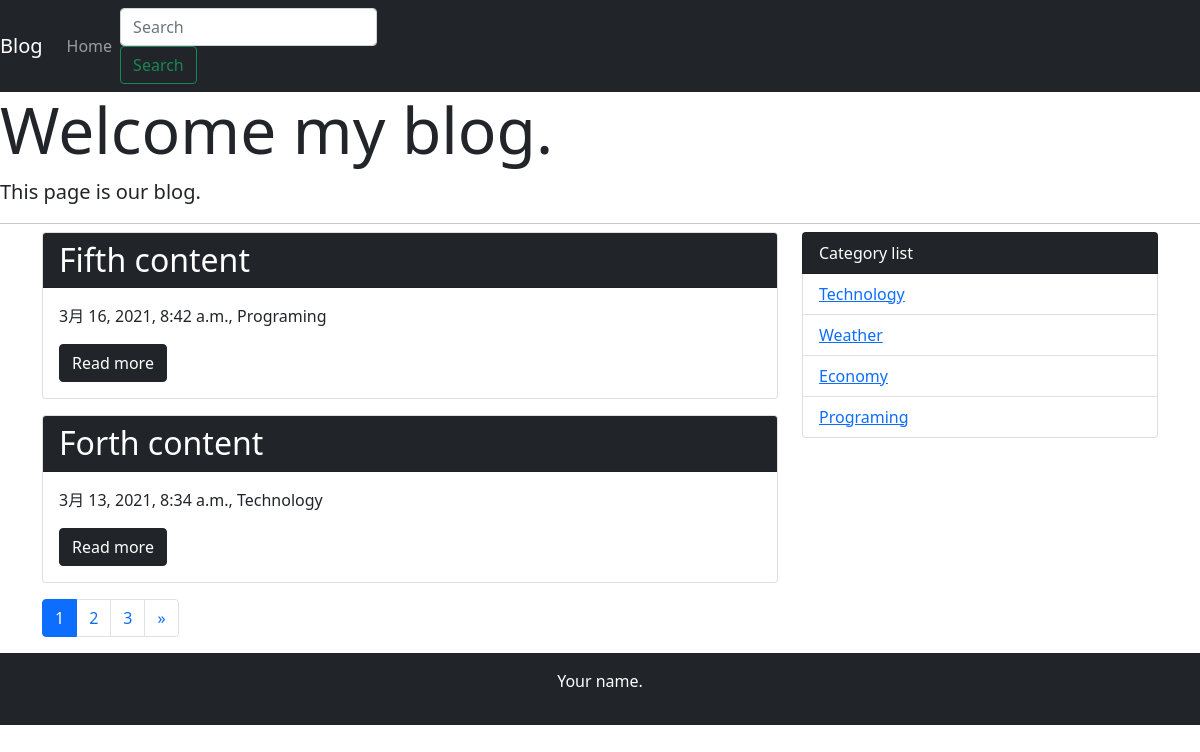
The app's page /, older data.
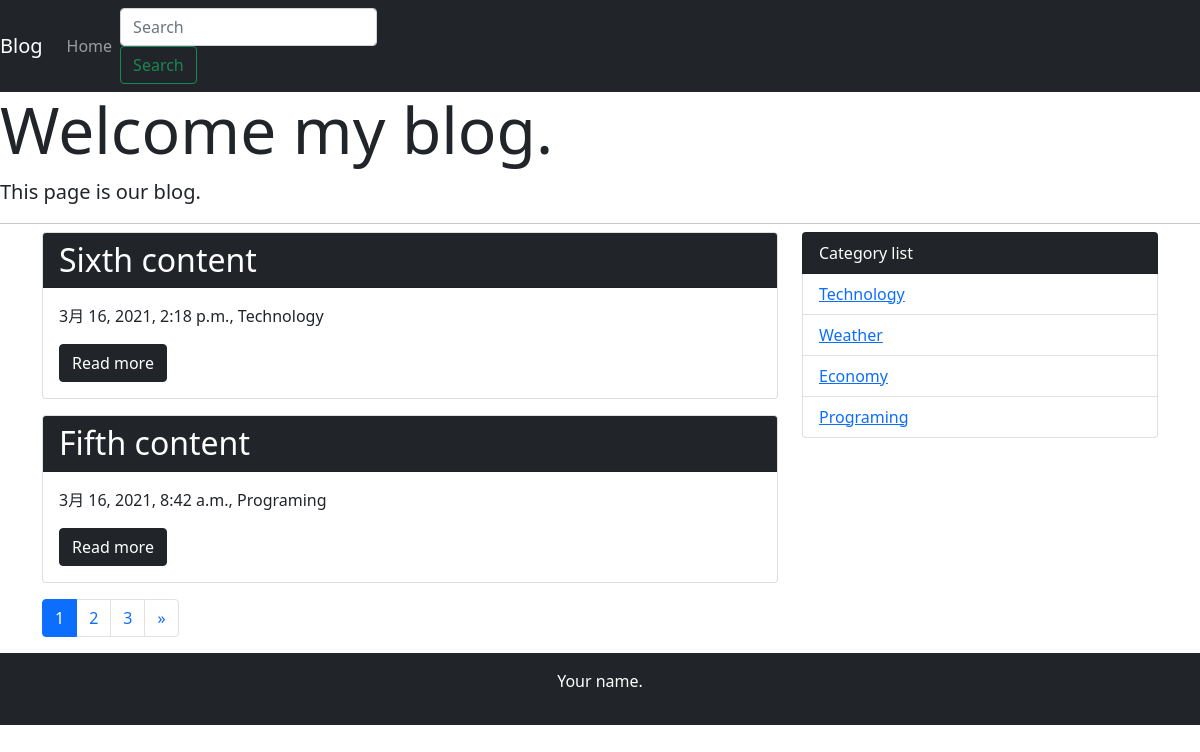
The same page, newer data.
### blog/models.py (models this page shows, shortened)
class Post(models.Model):
    title = models.CharField('title', max_length=255)
    text = models.TextField('content')
    created_at = models.DateTimeField('created_date', default=timezone.now)
    category = models.ForeignKey(Category, verbose_name='category', on_delete=models.PROTECT)

class Category(models.Model):
    name = models.CharField('category_name', max_length=255)
    created_at = models.DateTimeField('created_date', default=timezone.now)
    def __str__(self):
        return self.name

### blog/views.py (the view)
# urls.py: path('', views.IndexView.as_view(), name='index'),
class IndexView(generic.ListView):
    model = Post
    paginate_by = 2
    def get_queryset(self):
        queryset = Post.objects.order_by('-created_at')
        keyword = self.request.GET.get('search-key')
        if keyword:
            queryset = queryset.filter(
                Q(title__icontains=keyword) | Q(text__icontains=keyword)
            )
        return queryset

### blog/context_process.py (called while the page is built)
def common(request):
    context = {
        'category_list': Category.objects.all(),
    }
    return context

### blog/templatetags/mytag.py (called while the page is built)
@register.simple_tag
def url_replace(request, field, value):
    url_dict = request.GET.copy()
    url_dict[field] = value
    return url_dict.urlencode()

### blog/templates/blog/post_list.html
{% extends 'blog/base.html' %}
{% block content %}
{% for post in post_list %}
    <div class="card mb-3">
        <h2 class="card-header bg-dark text-white">{{ post.title }}</h2>
        <div class="card-body">
            <p>{{ post.created_at }}, {{ post.category }}</p>
        <a href="{% url 'blog:detail' post.pk %}" class="btn btn-dark">Read more</a>
        </div>
    </div>
{% endfor %}
{% include 'blog/page.html' %}
{% endblock content %}

### blog/templates/blog/base.html (shortened to what this page needs)
<!doctype html>
<html lang="ja">
  <head>
    <link href="https://cdn.jsdelivr.net/npm/bootstrap@5.0.0-beta2/dist/css/bootstrap.min.css" rel="stylesheet">
  </head>
  <body>
    <nav class="navbar navbar-expand-lg navbar-dark bg-dark">
      <a class="navbar-brand" href="#">Blog</a>
      <div class="collapse navbar-collapse" id="navbarSupportedContent">
        <ul class="navbar-nav mr-auto">
          <li class="nav-item active">
            <a class="nav-link" href="{% url 'blog:index' %}">Home</a>
          </li>
        </ul>
        <form class="form-inline my-2 my-lg-0" method="GET" action="{% url 'blog:index' %}">
          <input class="form-control mr-sm-2" type="text" placeholder="Search" aria-label="Search" name='search-key'>
          <button class="btn btn-outline-success .my-2 my-sm-0" type="submit">Search</button>
        </form>
      </div>
    </nav>
      <div class="jumbotron">
        <h1 class="display-3">Welcome my blog.</h1>
        <p class="lead">This page is our blog.</p>
        <hr class="my-2">
      </div>
      <div class="container">
        <div class="row">
          <div class="col-md-8">
            {% block content %}
            {% endblock content %}
          </div>
          <div class="col-md-4">
            <ul class="list-group">
              <li class="list-group-item bg-dark text-white">Category list</li>
              {% for category in category_list %}
                <li class="list-group-item"><a href="{% url 'blog:category' category.pk %}">{{ category }}</a></li>
              {% endfor %}
            </ul>
          </div>
        </div>
      </div>
      <footer class="bg-dark text-white text-center py-3">
        <p>Your name.</p>
      </footer>
  </body>
</html>

Row changes from the older to the newer data that the page shows:
no longer on this page (row unchanged): Post: title "Forth content", created_at "3月 13, 2021, 8:34 a.m.", category "Technology"
added Post: title "Sixth content", created_at "3月 16, 2021, 2:18 p.m.", category "Technology"
